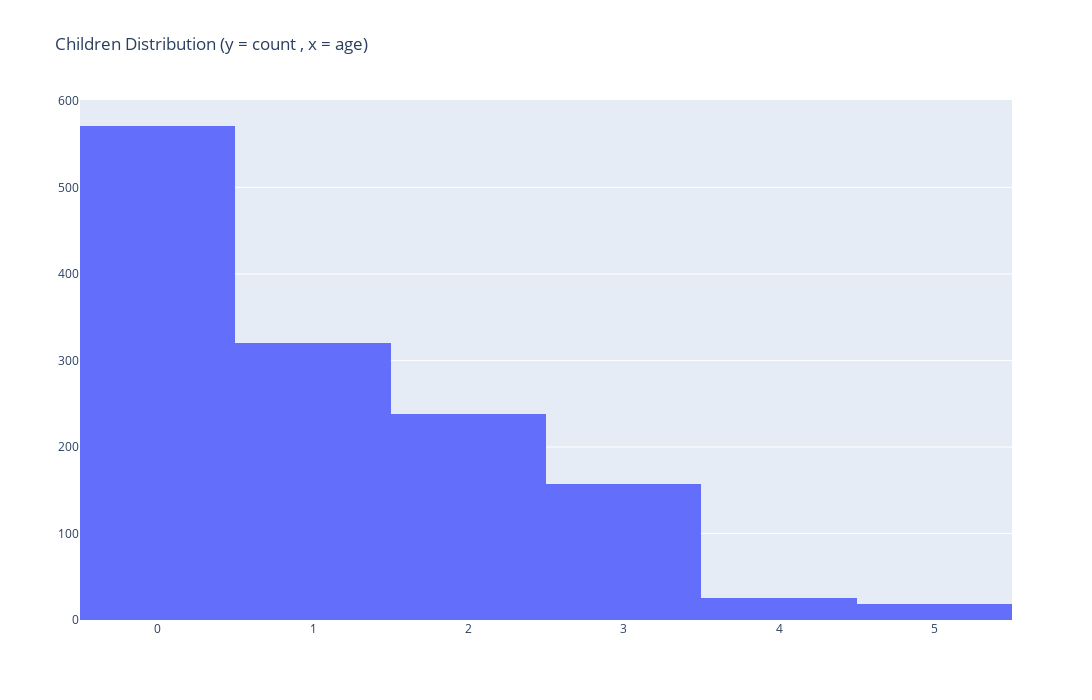

Write notebook code for a chart like this one.
### Code cell
# Children Distribution
fig = make_subplots(rows=1, cols=1)

tr1=go.Histogram(x=df_new['children'],name='Dependent count Histogram')

fig.add_trace(tr1,row=1,col=1)
fig.update_layout(height=700, width=1200, title_text="Children Distribution (y = count , x = age)")
fig.show()

### Figure 1 — Plotly figure (JSON) as saved in the notebook; plotly's stock layout.template omitted (floating-point values rounded to 4 significant figures; data arrays with more than 128 entries replaced by an {"elided": "..."} marker saying what was removed)
{"data": [{"name": "Dependent count Histogram", "type": "histogram", "x": {"elided": "1329 int values"}, "xaxis": "x", "yaxis": "y"}], "layout": {"height": 700, "title": {"text": "Children Distribution (y = count , x = age)"}, "width": 1200, "xaxis": {"anchor": "y", "domain": [0, 1]}, "yaxis": {"anchor": "x", "domain": [0, 1]}}}
